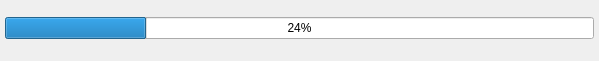
<?xml version="1.0" encoding="UTF-8"?>
<ui version="4.0">
 <class>ProgressDockWidget</class>
 <widget class="QDockWidget" name="ProgressDockWidget">
  <property name="windowModality">
   <enum>Qt::NonModal</enum>
  </property>
  <property name="geometry">
   <rect>
    <x>0</x>
    <y>0</y>
    <width>599</width>
    <height>61</height>
   </rect>
  </property>
  <property name="features">
   <set>QDockWidget::DockWidgetFloatable|QDockWidget::DockWidgetMovable</set>
  </property>
  <property name="allowedAreas">
   <set>Qt::BottomDockWidgetArea|Qt::TopDockWidgetArea</set>
  </property>
  <property name="windowTitle">
   <string/>
  </property>
  <widget class="QWidget" name="dockWidgetContents">
   <layout class="QGridLayout" name="gridLayout">
    <property name="leftMargin">
     <number>5</number>
    </property>
    <property name="topMargin">
     <number>5</number>
    </property>
    <property name="rightMargin">
     <number>5</number>
    </property>
    <property name="bottomMargin">
     <number>9</number>
    </property>
    <property name="spacing">
     <number>0</number>
    </property>
    <item row="0" column="0">
     <widget class="QProgressBar" name="progressBar">
      <property name="maximum">
       <number>100</number>
      </property>
      <property name="value">
       <number>24</number>
      </property>
      <property name="textVisible">
       <bool>true</bool>
      </property>
     </widget>
    </item>
   </layout>
  </widget>
 </widget>
 <resources/>
 <connections/>
</ui>
